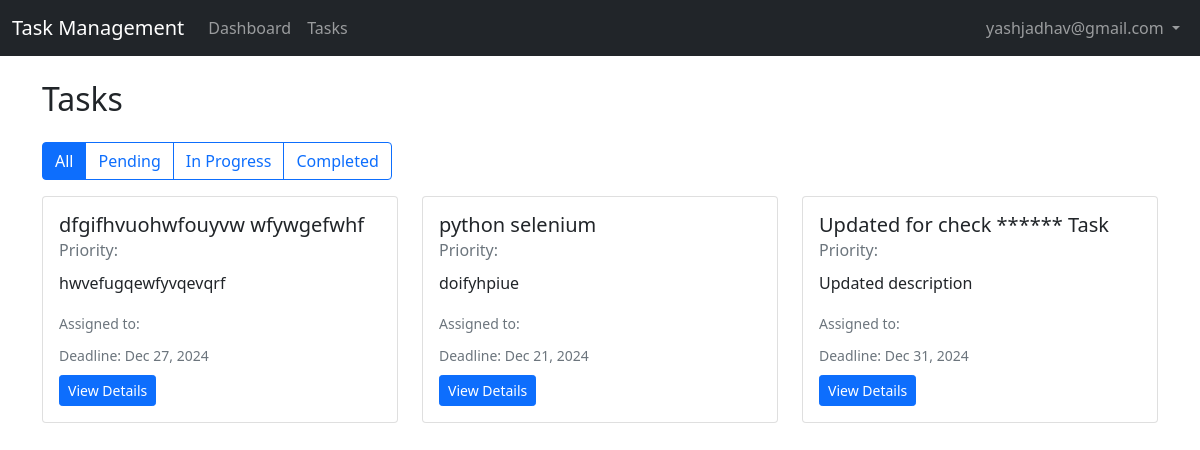
The app's page /tasks/ (signed in) with its own data.
### account/models.py (models this page shows, shortened)
class CustomUser(AbstractBaseUser, PermissionsMixin):
    email = models.EmailField(unique=True)
    first_name = models.CharField(max_length=30, blank=True, null=True)
    last_name = models.CharField(max_length=30, blank=True, null=True)
    username = models.CharField(max_length=30, blank=True, null=True)
    password = models.CharField(max_length=128, blank=True, null=True)
    user_type = models.ForeignKey(
        UserType, on_delete=models.CASCADE, null=True,blank=True, related_name="custom_user_type"
    )
    is_active = models.BooleanField(default=True)
    is_staff = models.BooleanField(default=False)
    is_deleted = models.BooleanField(default=False)
    created_at = models.DateTimeField(auto_now_add=True)
    updated_at = models.DateTimeField(auto_now=True)
    is_password_created = models.BooleanField(default=False)
    forget_password_secret = models.CharField(max_length = 128 ,blank=True, null=True)
    forget_password_secret_expire_time = models.DateTimeField(null= True,blank=True)
    objects = CustomUserManager()
    REQUIRED_FIELDS = []
    USERNAME_FIELD = "email"

class Task(models.Model):
    STATUS_CHOICES = (
        ('PENDING', 'Pending'),
        ('IN_PROGRESS', 'In Progress'),
        ('COMPLETED', 'Completed'),
    )
    PRIORITY_CHOICES = (
        ('low', 'Low'),
        ('medium', 'Medium'),
        ('high', 'High'),
    )
    title = models.CharField(max_length=200)
    description = models.TextField()
    status = models.CharField(max_length=20, choices=STATUS_CHOICES, default='PENDING')
    priority = models.CharField(max_length=20, choices=PRIORITY_CHOICES, default='low')
    assigned_to = models.ForeignKey(
        'CustomUser',
        on_delete=models.CASCADE,
        related_name='assigned_tasks'
    )
    assigned_by = models.ForeignKey(
        'CustomUser',
        on_delete=models.CASCADE,
        related_name='created_tasks'
    )
    location = models.ForeignKey(
        'Location',
        on_delete=models.SET_NULL,
        null=True,
        blank=True
    )
    deadline = models.DateTimeField()
    created_at = models.DateTimeField(auto_now_add=True)
    updated_at = models.DateTimeField(auto_now=True)
    class Meta:
        ordering = ['-created_at']

### account/views.py (the view)
# urls.py: path('tasks/', views.task_list, name='task_list'),
@login_required
def task_list(request):
    if request.user.user_type.can_assign_task:
        tasks = Task.objects.all()
    else:
        tasks = Task.objects.filter(assigned_to=request.user)
    return render(request, 'account/task_list.html', {'tasks': tasks})

### account/templates/account/task_list.html (shortened to what this page needs)
{% extends 'base.html' %}
{% block content %}
<div class="container">
    <h2 class="mb-4">Tasks</h2>
    <div class="row mb-3">
        <div class="col">
            <div class="btn-group" role="group">
                <button type="button" class="btn btn-outline-primary active" data-filter="all">All</button>
                <button type="button" class="btn btn-outline-primary" data-filter="PENDING">Pending</button>
                <button type="button" class="btn btn-outline-primary" data-filter="IN_PROGRESS">In Progress</button>
                <button type="button" class="btn btn-outline-primary" data-filter="COMPLETED">Completed</button>
            </div>
        </div>
    </div>
    <div class="row">
        {% for task in tasks %}
        <div class="col-md-6 col-lg-4 task-card" data-status="{{ task.status }}">
            <div class="card">
                <div class="card-body">
                    <h5 class="card-title">{{ task.title }}</h5>
                    <h6 class="card-subtitle mb-2 text-muted">
                        Priority: <span class="badge bg-{{ task.priority|lower }}">{{ task.priority }}</span>
                    </h6>
                    <p class="card-text">{{ task.description|truncatewords:30 }}</p>
                    <div class="mb-2">
                        <small class="text-muted">
                            Assigned to: {{ task.assigned_to.get_full_name }}
                        </small>
                    </div>
                    <div class="mb-2">
                        <small class="text-muted">
                            Deadline: {{ task.deadline|date:"M d, Y" }}
                        </small>
                    </div>
                    <a href="{% url 'task_detail' task.id %}" class="btn btn-primary btn-sm">View Details</a>
                </div>
            </div>
        </div>
        {% empty %}
        <div class="col">
            <p>No tasks found.</p>
        </div>
        {% endfor %}
    </div>
</div>
{% endblock %}

### account/templates/base.html (shortened to what this page needs)
<!DOCTYPE html>
<html lang="en">
<head>
    <link href="https://cdn.jsdelivr.net/npm/bootstrap@5.1.3/dist/css/bootstrap.min.css" rel="stylesheet">
    <link href="https://cdnjs.cloudflare.com/ajax/libs/font-awesome/5.15.4/css/all.min.css" rel="stylesheet">
</head>
<body>
    {% if user.is_authenticated %}
    <nav class="navbar navbar-expand-lg navbar-dark bg-dark">
        <div class="container-fluid">
            <a class="navbar-brand" href="{% url 'dashboard' %}">Task Management</a>
            <div class="collapse navbar-collapse" id="navbarNav">
                <ul class="navbar-nav me-auto">
                    <li class="nav-item">
                        <a class="nav-link" href="{% url 'dashboard' %}">Dashboard</a>
                    </li>
                    <li class="nav-item">
                        <a class="nav-link" href="{% url 'task_list' %}">Tasks</a>
                    </li>
                </ul>
                <ul class="navbar-nav">
                    <li class="nav-item dropdown">
                        <a class="nav-link dropdown-toggle" href="#" id="navbarDropdown" role="button"
                           data-bs-toggle="dropdown" aria-expanded="false">
                            {{ user.get_full_name|default:user.email }}
                        </a>
                    </li>
                </ul>
            </div>
        </div>
    </nav>
    {% endif %}
    <main class="py-4">
        {% block content %}{% endblock %}
    </main>
</body>
</html>

### records on screen
CustomUser: get_full_name "yashjadhav@gmail.com"
Task: title "dfgifhvuohwfouyvw wfywgefwhf", description "hwvefugqewfyvqevqrf", deadline "Dec 27, 2024"
Task: title "python selenium", description "doifyhpiue", deadline "Dec 21, 2024"
Task: title "Updated for check ****** Task", description "Updated description", deadline "Dec 31, 2024"
